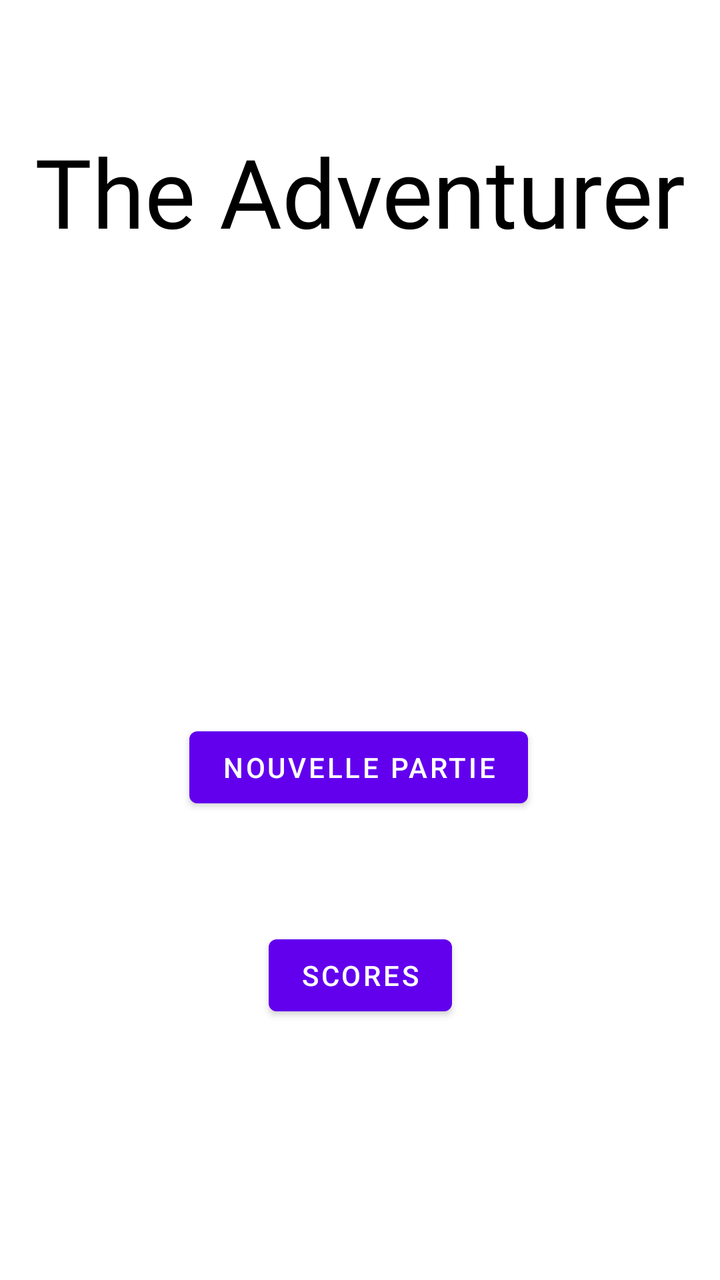
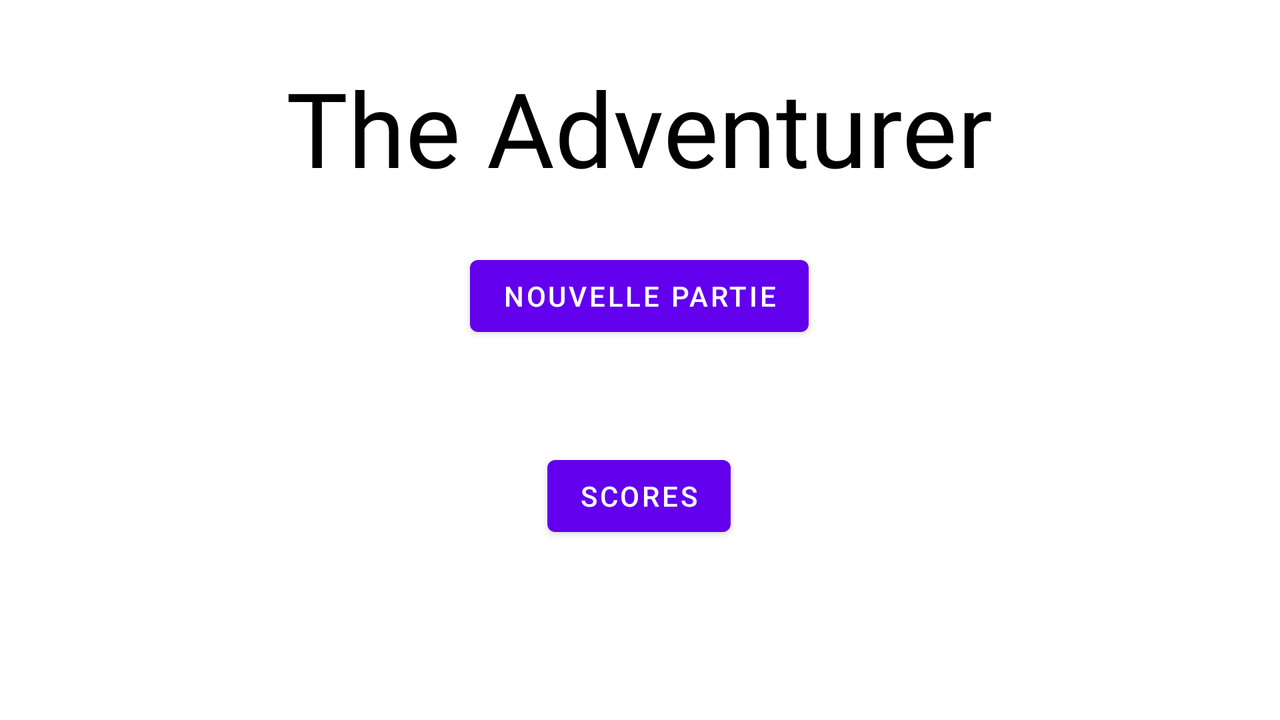

First picture: res/layout/ on a phone held upright. Second picture: the repository's own variant of that layout, on a device whose configuration matches the variant's folder. Source for both follows.
<!-- AndroidManifest.xml: application theme Theme.GooseGame -->
<!-- res/layout/activity_main.xml -->
<?xml version="1.0" encoding="utf-8"?>
<androidx.constraintlayout.widget.ConstraintLayout xmlns:android="http://schemas.android.com/apk/res/android"
    xmlns:app="http://schemas.android.com/apk/res-auto"
    xmlns:tools="http://schemas.android.com/tools"
    android:layout_width="match_parent"
    android:layout_height="match_parent"
    android:background="@drawable/forest"
    tools:context=".activity.MainActivity"
    >

    
    <TextView
        android:id="@+id/TitleText"
        android:layout_width="wrap_content"
        android:layout_height="wrap_content"
        android:text="@string/the_adventurer_2"
        android:fontFamily="@font/robus"
        android:textSize="48sp"
        android:textColor="#000"
        app:layout_constraintBottom_toBottomOf="parent"
        app:layout_constraintEnd_toEndOf="parent"
        app:layout_constraintLeft_toLeftOf="parent"
        app:layout_constraintRight_toRightOf="parent"
        app:layout_constraintStart_toStartOf="parent"
        app:layout_constraintTop_toTopOf="parent"
        app:layout_constraintVertical_bias="0.11" />

    <Button
        android:id="@+id/buttonNouvellePartie"
        android:layout_width="wrap_content"
        android:layout_height="wrap_content"
        android:layout_marginTop="232dp"
        android:text="@string/nouvelle_partie"
        app:layout_constraintEnd_toEndOf="parent"
        app:layout_constraintHorizontal_bias="0.497"
        app:layout_constraintStart_toStartOf="parent"
        app:layout_constraintTop_toBottomOf="@+id/TitleText" />

    <Button
        android:id="@+id/buttonScores"
        android:layout_width="wrap_content"
        android:layout_height="wrap_content"
        android:text="@string/scores"
        app:layout_constraintBottom_toBottomOf="parent"
        app:layout_constraintEnd_toEndOf="parent"
        app:layout_constraintHorizontal_bias="0.501"
        app:layout_constraintStart_toStartOf="parent"
        app:layout_constraintTop_toBottomOf="@+id/buttonNouvellePartie"
        app:layout_constraintVertical_bias="0.304"
        tools:ignore="OnClick,UsingOnClickInXml" />

</androidx.constraintlayout.widget.ConstraintLayout>
<!-- resources referenced by this layout -->
<resources>
  <string name="nouvelle_partie">Nouvelle partie</string>
  <string name="scores">Scores</string>
  <string name="the_adventurer_2">The Adventurer</string>
  <style name="Theme.GooseGame" parent="Theme.MaterialComponents.DayNight.DarkActionBar">
          
          <item name="colorPrimary">@color/purple_500</item>
          <item name="colorPrimaryVariant">@color/purple_700</item>
          <item name="colorOnPrimary">@color/white</item>
          
          <item name="colorSecondary">@color/teal_200</item>
          <item name="colorSecondaryVariant">@color/teal_700</item>
          <item name="colorOnSecondary">@color/black</item>
          
          <item name="android:statusBarColor" tools:targetApi="l">?attr/colorPrimaryVariant</item>
          
      </style>
</resources>
<!-- res/layout-land/activity_main.xml (the repository's variant of the layout above) -->
<!-- drawn on the phone turned sideways -->
<?xml version="1.0" encoding="utf-8"?>
<androidx.constraintlayout.widget.ConstraintLayout xmlns:android="http://schemas.android.com/apk/res/android"
    xmlns:app="http://schemas.android.com/apk/res-auto"
    android:layout_width="match_parent"
    android:layout_height="match_parent"
    android:background="@drawable/forest">

    <TextView
        android:id="@+id/TitleText"
        android:layout_width="wrap_content"
        android:layout_height="wrap_content"
        android:text="@string/the_adventurer_2"
        android:fontFamily="@font/robus"
        android:textSize="52sp"
        android:textColor="#000"
        app:layout_constraintBottom_toTopOf="@+id/buttonNouvellePartie"
        app:layout_constraintEnd_toEndOf="parent"
        app:layout_constraintHorizontal_bias="0.499"
        app:layout_constraintStart_toStartOf="parent"
        app:layout_constraintTop_toTopOf="parent"
        app:layout_constraintVertical_bias="0.531" />

    <Button
        android:id="@+id/buttonNouvellePartie"
        android:layout_width="wrap_content"
        android:layout_height="wrap_content"
        android:layout_marginBottom="52dp"
        android:text="@string/nouvelle_partie"
        app:layout_constraintBottom_toTopOf="@+id/buttonScores"
        app:layout_constraintEnd_toEndOf="parent"
        app:layout_constraintHorizontal_bias="0.499"
        app:layout_constraintStart_toStartOf="parent"/>

    <Button
        android:id="@+id/buttonScores"
        android:layout_width="wrap_content"
        android:layout_height="wrap_content"
        android:layout_marginBottom="88dp"
        android:text="@string/scores"
        app:layout_constraintBottom_toBottomOf="parent"
        app:layout_constraintEnd_toEndOf="parent"
        app:layout_constraintHorizontal_bias="0.499"
        app:layout_constraintStart_toStartOf="parent" />
</androidx.constraintlayout.widget.ConstraintLayout>
